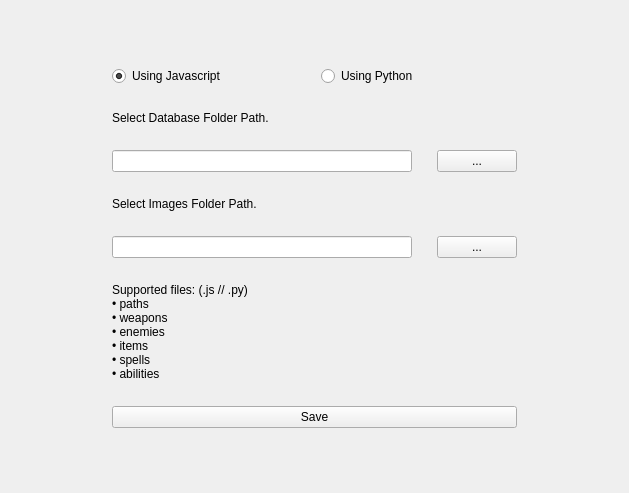
<?xml version="1.0" encoding="UTF-8"?>
<ui version="4.0">
 <class>Form</class>
 <widget class="QWidget" name="Form">
  <property name="geometry">
   <rect>
    <x>0</x>
    <y>0</y>
    <width>629</width>
    <height>493</height>
   </rect>
  </property>
  <property name="windowTitle">
   <string>Form</string>
  </property>
  <layout class="QHBoxLayout" name="horizontalLayout_3" stretch="1,4,1">
   <item>
    <spacer name="horizontalSpacer">
     <property name="orientation">
      <enum>Qt::Horizontal</enum>
     </property>
     <property name="sizeHint" stdset="0">
      <size>
       <width>40</width>
       <height>20</height>
      </size>
     </property>
    </spacer>
   </item>
   <item>
    <layout class="QVBoxLayout" name="verticalLayout" stretch="1,1,0,0,0,0,1">
     <property name="spacing">
      <number>25</number>
     </property>
     <item>
      <spacer name="verticalSpacer_2">
       <property name="orientation">
        <enum>Qt::Vertical</enum>
       </property>
       <property name="sizeHint" stdset="0">
        <size>
         <width>20</width>
         <height>40</height>
        </size>
       </property>
      </spacer>
     </item>
     <item>
      <layout class="QHBoxLayout" name="horizontalLayout">
       <property name="spacing">
        <number>12</number>
       </property>
       <item>
        <widget class="QRadioButton" name="radioButton">
         <property name="font">
          <font/>
         </property>
         <property name="text">
          <string>Using Javascript</string>
         </property>
         <property name="checked">
          <bool>true</bool>
         </property>
        </widget>
       </item>
       <item>
        <widget class="QRadioButton" name="radioButton_2">
         <property name="font">
          <font/>
         </property>
         <property name="text">
          <string>Using Python</string>
         </property>
        </widget>
       </item>
      </layout>
     </item>
     <item>
      <layout class="QVBoxLayout" name="verticalLayout_3">
       <item>
        <widget class="QLabel" name="label_3">
         <property name="text">
          <string>Select Database Folder Path.</string>
         </property>
        </widget>
       </item>
       <item>
        <layout class="QHBoxLayout" name="horizontalLayout_4" stretch="4,1">
         <property name="topMargin">
          <number>0</number>
         </property>
         <item>
          <widget class="QLineEdit" name="lineEdit">
           <property name="font">
            <font/>
           </property>
          </widget>
         </item>
         <item>
          <widget class="QPushButton" name="btnBrowsePath">
           <property name="font">
            <font/>
           </property>
           <property name="text">
            <string>...</string>
           </property>
          </widget>
         </item>
        </layout>
       </item>
      </layout>
     </item>
     <item>
      <layout class="QVBoxLayout" name="verticalLayout_2">
       <item>
        <widget class="QLabel" name="label">
         <property name="text">
          <string>Select Images Folder Path.</string>
         </property>
        </widget>
       </item>
       <item>
        <layout class="QHBoxLayout" name="horizontalLayout_2" stretch="4,1">
         <property name="topMargin">
          <number>0</number>
         </property>
         <item>
          <widget class="QLineEdit" name="leImage">
           <property name="font">
            <font/>
           </property>
          </widget>
         </item>
         <item>
          <widget class="QPushButton" name="btnBrowseImage">
           <property name="font">
            <font/>
           </property>
           <property name="text">
            <string>...</string>
           </property>
          </widget>
         </item>
        </layout>
       </item>
      </layout>
     </item>
     <item>
      <widget class="QLabel" name="label_2">
       <property name="text">
        <string>Supported files: (.js // .py)
• paths
• weapons
• enemies
• items
• spells
• abilities</string>
       </property>
      </widget>
     </item>
     <item>
      <widget class="QPushButton" name="pushButton">
       <property name="text">
        <string>Save</string>
       </property>
      </widget>
     </item>
     <item>
      <spacer name="verticalSpacer">
       <property name="orientation">
        <enum>Qt::Vertical</enum>
       </property>
       <property name="sizeHint" stdset="0">
        <size>
         <width>20</width>
         <height>40</height>
        </size>
       </property>
      </spacer>
     </item>
    </layout>
   </item>
   <item>
    <spacer name="horizontalSpacer_2">
     <property name="orientation">
      <enum>Qt::Horizontal</enum>
     </property>
     <property name="sizeHint" stdset="0">
      <size>
       <width>40</width>
       <height>20</height>
      </size>
     </property>
    </spacer>
   </item>
  </layout>
 </widget>
 <resources/>
 <connections/>
</ui>
